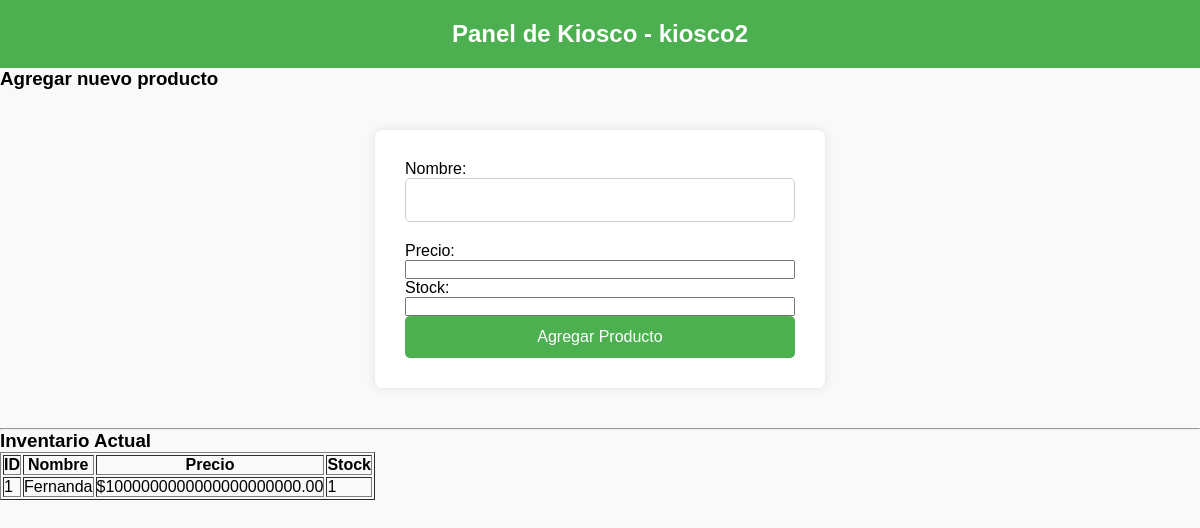
Before: /panel_kiosco (signed in) with the older database file.
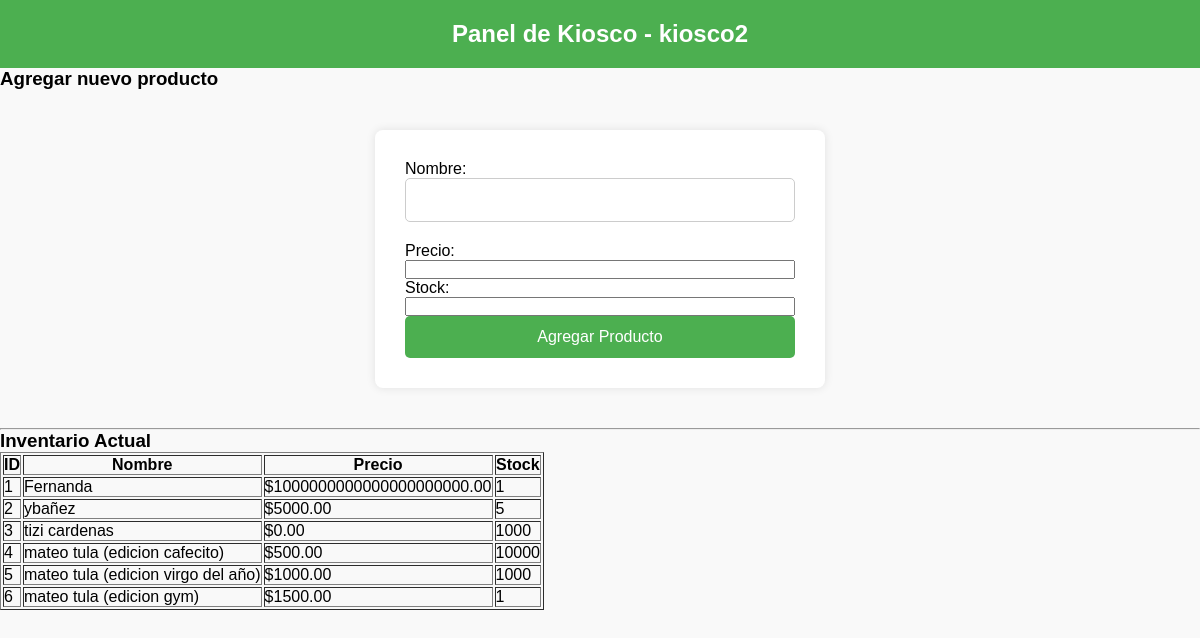
After: the same page with the newer database file.
### tables this page shows
CREATE TABLE items (
        id INTEGER PRIMARY KEY AUTOINCREMENT,
        nombre TEXT NOT NULL,
        precio REAL NOT NULL,
        stock INTEGER DEFAULT 0
    );

### app.py (the view)
@app.route('/panel_kiosco', methods=['GET', 'POST'])
def panel_kiosco():
    if 'usuario_id' not in session or session['tipo'] != 'kiosco':
        return redirect('/login')
    if request.method == 'POST':
        nombre = request.form['nombre']
        precio = float(request.form['precio'])
        stock = int(request.form['stock'])
        db.agregar_item(nombre, precio, stock)
    conn = db.crear_conexion()
    cursor = conn.cursor()
    cursor.execute('SELECT id, nombre, precio, stock FROM items')
    items = cursor.fetchall()
    conn.close()
    return render_template('panel_kiosco.html', items=items, nombre=session['nombre'])

### db.py (called while the page is built)
def crear_conexion():
    try:
        conn = sqlite3.connect("kantina.db")  # Crea o conecta a kantina.db en la carpeta actual
        return conn
    except Error as e:
        print(f"Error al conectar a SQLite: {e}")
        return None

### templates/panel_kiosco.html (shortened to what this page needs)
<!DOCTYPE html>
<html lang="en">
<head>
    <link rel="stylesheet" href="{{ url_for('static', filename='panel_kiosco.css') }}">
</head>
<body>
  {% extends 'base.html' %}
  {% block content %}
  <h2>Panel de Kiosco - {{ nombre }}</h2>
  <h3>Agregar nuevo producto</h3>
  <form method="POST">
      <label for="nombre">Nombre:</label>
      <input type="text" name="nombre" required>
      <label for="precio">Precio:</label>
      <input type="number" name="precio" step="0.01" required>
      <label for="stock">Stock:</label>
      <input type="number" name="stock" required>
      <button type="submit">Agregar Producto</button>
  </form>
  <hr>
  <h3>Inventario Actual</h3>
  <table border="1">
      <thead>
          <tr>
              <th>ID</th>
              <th>Nombre</th>
              <th>Precio</th>
              <th>Stock</th>
          </tr>
      </thead>
      <tbody>
          {% for item in items %}
          <tr>
              <td>{{ item[0] }}</td>
              <td>{{ item[1] }}</td>
              <td>${{ '%.2f' | format(item[2]) }}</td>
              <td>{{ item[3] }}</td>
          </tr>
          {% endfor %}
      </tbody>
  </table>
  {% endblock %}

Changed rows visible on the page:
added items: id "2", nombre "ybañez", precio "5000.00", stock "5"
added items: id "3", nombre "tizi cardenas", precio "0.00", stock "1000"
added items: id "4", nombre "mateo tula (edicion cafecito)", precio "500.00", stock "10000"
added items: id "5", nombre "mateo tula (edicion virgo del año)", precio "1000.00", stock "1000"
added items: id "6", nombre "mateo tula (edicion gym)", precio "1500.00", stock "1"
